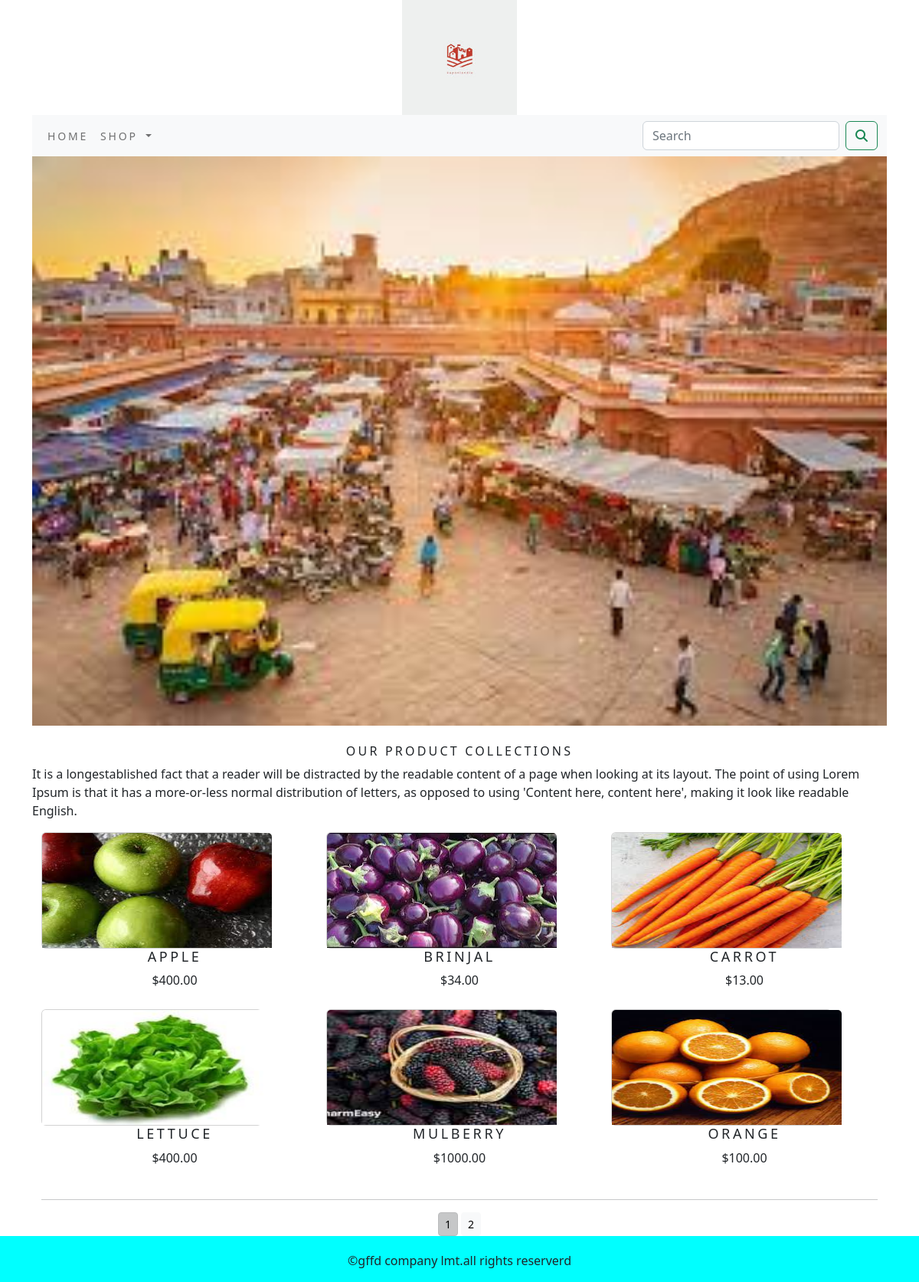
The app's page /shop/ with its own data.
### shop/models.py (models this page shows, shortened)
class product(models.Model):
    name=models.CharField(max_length=250,unique=True)
    slug=models.SlugField(max_length=250,unique=True)
    description=models.TextField(blank=True)
    price=models.DecimalField(max_digits=10,decimal_places=2)
    category=models.ForeignKey(category,on_delete=models.CASCADE)
    img = models.ImageField(upload_to='product', blank=True)
    stock=models.IntegerField()
    available=models.BooleanField(default=True)
    created=models.DateTimeField(auto_now_add=True)
    updated=models.DateTimeField(auto_now=True)
    class Meta:
        ordering = ('name',)
        verbose_name = 'product'
        verbose_name_plural = 'products'
    def get_url(self):
        return reverse('shop:prodetail', args=[self.category.slug,self.slug])

### shop/views.py (the view)
# urls.py: path('',views.allproducts,name='allproducts'),
def allproducts(request,c_slug=None):
    c_page=None
    products_list=None
    if c_slug!=None:
        c_page =get_object_or_404(category,slug=c_slug)
        products_list=product.objects.all().filter(category=c_page,available=True)
    else:
        products_list=product.objects.all().filter(available=True)
    paginator=Paginator(products_list,6)
    try:
        page=int(request.GET.get('page','1'))
    except:
        page=1
    try:
        products=paginator.page(page)
    except(EmptyPage,InvalidPage):
        products=paginator.page(paginator.num_pages)
    return render(request,'category.html',{'category':c_page,'products':products})

### cart/context_processor.py (called while the page is built)
def counter(request):
    item_count=0
    if 'admin' in request.path:
        return {}
    else:
        try:
            cart=Cart.objects.filter(cart_id=cart__id(request))
            cart_items=Cartitem.objects.all().filter(cart=cart[:1])
            for cart_item in cart_items:
                item_count += cart_item.quantity
        except Cart.DoesNotExist:
            item_count=0
        return dict(item_count=item_count)

### cart/views.py (called while the page is built)
def cart__id(request):
    cart1=request.session.session_key
    if not cart1:
        cart1=request.session.create()
    return cart1

### shop/context_processors.py (called while the page is built)
def menu_links(request):
    links=category.objects.all()
    return dict(links=links)

### shop/models.py (called while the page is built)
    def get_url(self):
        return reverse('shop:productsbycategory',args=[self.slug])

### templates/category.html (shortened to what this page needs)
{% extends 'base.html' %}
{% load static %}
{% block content %}
{% if category %}
<div class="mx_auto">
    <img class="my_image" src="{{ category.img.url }}" alt="category name" >
</div>
<br>
<div>
    <h1 class="text-center my_title">{{category.name}}</h1>
    <p class="text-justify">{{category.description}}</p>
</div>
{% else %}
<div>
     <img class="my_image my_image-padding" src="{% static 'img/eco.jpg' %}" alt=" our products" width="1200;" height="500;">
</div>
<br>
<div>
    <h1 class="text-center my_title"> our product collections</h1>
    <p class="text-justify">It is a longestablished fact that a reader will be distracted by the readable content of a page when looking at its layout. The point of using Lorem Ipsum is that it has a more-or-less normal distribution of letters, as opposed to using 'Content here, content here', making it look like readable English.</p>
</div>
{% endif %}
<div class="container">
  <div class="row max_auto">
    {% for i in products.object_list %}
    <div class="my_bottom_margin col-9 col-sm-12 col-md-4  col-lg-4" >
      <div class="card text-center"  style="width:18rem;" >
        <a href="{{i.get_url}}"> <img class="card-img-top my_image" src="{{i.img.url}}" alt="{{ i.name }}" style="width:300px; height:150px;"></a>
      </div>
      <div class="card-body">
        <h4 style="text-align:center">{{ i.name }}</h4>
        <p style="text-align:center">${{ i.price }}</p>
      </div>
    </div>
    {% endfor %}
  </div>
    <div class="mx_auto">
        {% if products.paginator.num_pages > 1 %}
        <hr>
        <div class="text-center">
            {% for pg in products.paginator.page_range %}
            <a href="?page={{pg}}" class="btn btn-light btn-sm {% if products.number == pg %} active {% endif %}">{{pg}}</a>
            {% endfor %}
        </div>
        {% endif %}
    </div>
</div>
{% endblock %}

### templates/base.html (shortened to what this page needs)
{% load static %}
<!DOCTYPE html>
<html lang="en">
<head>
    <link rel="stylesheet" href="{% static 'css/bootstrap.min.css' %}" >
    <link rel="stylesheet" href="{% static 'css/custom.css' %}">
</head>
<body>
<div class="container">
{% include 'header.html' %}
{% include 'navbar.html' %}
{% block content %}
{% endblock %}
</div>
{% include 'footer.html' %}
</body>
</html>

### templates/header.html
{% load static %}
<header>
<center>
  <a href="{% url 'shop:allproducts' %}" ><img src="{% static 'img/logo.jpg' %}" alt="logo image"  width="150;" height="150;"></a>
</center>
</header>

### templates/navbar.html (shortened to what this page needs)
<nav class="navbar navbar-expand-lg bg-light">
  <div class="container-fluid">
    <div class="collapse navbar-collapse" id="navbarSupportedContent">
      <ul class="navbar-nav me-auto mb-2 mb-lg-0">
         <li class="nav-item">
          <a class="nav-link" href="#">Home</a>
        </li>
        <li class="nav-item dropdown {% if 'shop' in request.path %}active{% endif %}">
          <a class="nav-link dropdown-toggle" href="#" role="button" data-bs-toggle="dropdown" aria-expanded="false">
            Shop
          </a>
        </li>
      </ul>
      <form class="d-flex" action="{% url 'search_app:searchresult' %}" method="get">
        <input class="form-control me-2" type="search" placeholder="Search" name="q" aria-label="Search">
        <button class="btn btn-outline-success" type="submit"><i class="fa fa-search"></i></button>
      </form>
    </div>
  </div>
</nav>

### templates/footer.html
<div class="footer navbar-fixed-bottom my_footer">
    <p class="text-center">&copy;gffd company lmt.all rights reserverd</p>
</div>

### static/css/custom.css (style rules this page uses)
.nav-item { letter-spacing:.2em; font-size:14px; text-transform:uppercase; }
.my_footer { background-color:aqua; height:60px; }
.my_footer p { padding-top:20px; }
.my_image { width:100%; height:auto; }
.my_title { font-size:16px; text-transform:uppercase; letter-spacing:.2em; }
.my_bottom_margin { margin-bottom:10px; }
.card-body h4 { font-size:18px; text-transform:uppercase; letter-spacing:.2em; }

### records on screen
product: img (picture), name "APPLE", price "400.00"
product: img (picture), name "BRINJAL", price "34.00"
product: img (picture), name "CARROT", price "13.00"
product: img (picture), name "LETTUCE", price "400.00"
product: img (picture), name "MULBERRY", price "1000.00"
product: img (picture), name "ORANGE", price "100.00"

### other values on screen
{{ pg }} "1" "2"
